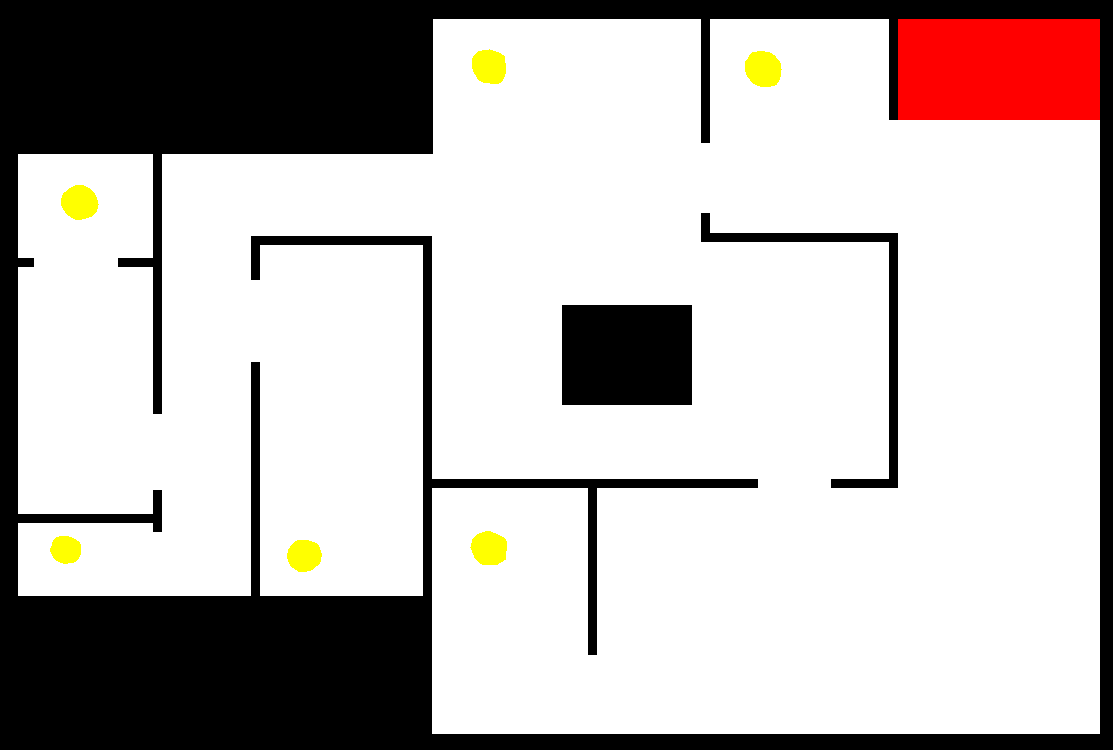
#> input picture map_data/map_medium_02_color.png, 1113 x 750 px, found by its file name
$ python image_to_map.py
#> lines starting #> are read from the running program, lines starting #| are printed output that depends on the picture; after the words box and inside, x2 and y2 are one past the last pixel; in counts of white or black regions, pixels touching at a corner belong together
#> in main, img is the input picture: shape (750, 1113, 3); mean B, G, R 182.9, 184.6, 190.8
### src/swarm_rescue/simulation/utils/utils.py
import math
from typing import Union

import numpy as np


# [180 lines left out: functions normalize_angle, sign, rad2deg, deg2rad, circular_mean, bresenham, not called in this run]


def circular_kernel(radius: int) -> np.ndarray:
    """
    Create a circular structuring element (filled disk) for image processing.

    The function cv2.getStructuringElement(cv2.MORPH_ELLIPSE, ...) of OpenCV is
    not satisfying because the result is not symmetrical...
    So here we use this code to do it. This was find here :
    https://stackoverflow.com/questions/8647024/how-to-apply-a-disc-shaped-mask-to-a-numpy-array
    :param radius:
    :return: circle structuring elements, that is, a filled circle inscribed
    into the rectangle Rect(0, 0, 2*radius + 1, 2*radius + 1)

    Args:
        radius (int): Radius of the disk.

    Returns:
        np.ndarray: Binary mask of the disk.
    """
    if not isinstance(radius, int) or radius <= 0:
        raise ValueError("Radius must be a positive integer.")

    kernel = np.zeros((2 * radius + 1, 2 * radius + 1), np.uint8)
    y, x = np.ogrid[-radius:radius + 1, -radius:radius + 1]
    mask = x ** 2 + y ** 2 <= radius ** 2
    kernel[mask] = 1
    return kernel


# [19 lines left out: function clamp, not called in this run]

### src/swarm_rescue/tools/image_to_map.py
import random
from typing import Tuple, List

import cv2
import numpy as np

from swarm_rescue.simulation.utils.utils import circular_kernel


class ImageToMap:
    """
    Converts an image to a map representation by extracting walls, boxes, people, and rescue center.

    Attributes:
        _img_src (np.ndarray): Source image.
        _img_src_walls (np.ndarray): Binary image for wall detection.
        _auto_resized (bool): Whether to auto-resize the map.
        height_map (int): Height of the map.
        width_map (int): Width of the map.
        factor (float): Scaling factor from image to map.
        lines (np.ndarray): List of detected wall segments.
        boxes (list): List of detected boxes.
    """

    _img_src: np.ndarray
    _img_src_walls: np.ndarray
    _auto_resized: bool
    height_map: int
    width_map: int
    factor: float
    lines: np.ndarray
    boxes: List[Tuple[int, int, int, int]]

    def __init__(self, image_source: np.ndarray, auto_resized: bool = True) -> None:
        """
        Initializes the ImageToMap object.

        Args:
            image_source (np.ndarray): The source image.
            auto_resized (bool): Whether to auto-resize the map.
        """
#> called with auto_resized = False
        self._img_src = image_source
        cv2.imshow("image_source", self._img_src)
        cv2.waitKey(0)

        img_hsv = cv2.cvtColor(self._img_src, cv2.COLOR_BGR2HSV)
#> img_hsv: shape (750, 1113, 3); mean H, S, V 0.2, 7.9, 190.8
        # lower bound and upper bound for all color except black
        lower_bound = (0, 0, 100)
        upper_bound = (180, 255, 255)
        # find the colors within the boundaries
        mask_walls = cv2.inRange(img_hsv, lower_bound, upper_bound)
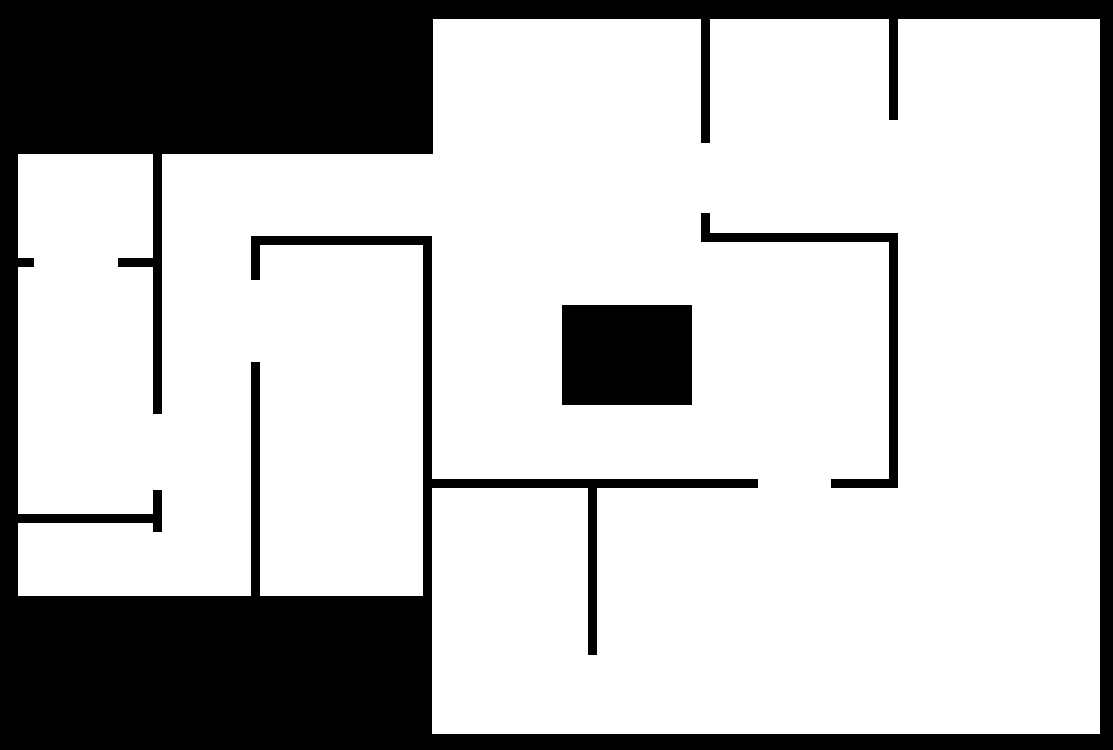
#> mask_walls: shape (750, 1113); 74.8% white; 3 black regions, box (x1, y1, x2, y2) and area: (0, 0, 1113, 750) 192340, (562, 305, 692, 405) 13000, (701, 213, 898, 488) 4689
        self._img_src_walls = cv2.bitwise_not(mask_walls)
        # cv2.imshow("mask_walls", self._img_src_bw)
        # cv2.waitKey(0)

        self._auto_resized = auto_resized

        self.height_map = 750
        self.width_map = 0
        self.factor = 1.0

        # To initialize lines as an empty NumPy array for detected line segments
        # (typically shape (0, 1, 4) for lines with 4 coordinates)
        self.lines = np.empty((0, 1, 4), dtype=np.float32)
        self.boxes: list[tuple[int, int, int, int]] = []

    def launch(self) -> None:
        """
        Runs the full image-to-map conversion process.
        """
        self.compute_dim()
        self.img_to_segments()
        self.img_to_boxes()
        self.write_lines_and_boxes()
        self.detect_people()
        self.detect_rescue_center()

    def detect_people(self) -> None:
        """
        Detects people (yellow blobs) in the map image and prints their positions.
        """
        # convert to hsv colorspace
        img_hsv = cv2.cvtColor(self._img_src, cv2.COLOR_BGR2HSV)

        # lower bound and upper bound for Yellow color (more centered on pure yellow RGB 255,255,0)
        # Use an HSV hue range that targets yellow; adjust if your drawing uses a different tint.
        lower_bound = (20, 100, 100)
        upper_bound = (30, 255, 255)
        # find the colors within the boundaries
        mask_people = cv2.inRange(img_hsv, lower_bound, upper_bound)

        # define kernel size
        kernel = np.ones((7, 7), np.uint8)

        # Remove unnecessary noise from mask
        mask_people = cv2.morphologyEx(mask_people, cv2.MORPH_CLOSE, kernel)
        mask_people = cv2.morphologyEx(mask_people, cv2.MORPH_OPEN, kernel)

        # Setup SimpleBlobDetector parameters.
        params = cv2.SimpleBlobDetector_Params()  # type: ignore[attr-defined]
        # Change thresholds
        params.filterByArea = True
        params.maxArea = 2000
        # Convexity = Area of the Blob / Area of its convex hull
        # (max = 1 for convex shape)
        params.filterByConvexity = True
        params.minConvexity = 0.75
        # Circularity = 4 pi * Area / (perimeter)²  (max = 1 for circle)
        params.filterByCircularity = True
        params.minCircularity = 0.75

        # Set up the detector with default parameters.
        detector = cv2.SimpleBlobDetector_create(params)  # type: ignore[attr-defined]

        if np.max(mask_people) != 0:
            scaled_mask_people = (255 -
                                  (mask_people.astype(np.float32) * 255 /
                                   np.max(mask_people)).astype(np.uint8))
            # Détection des blobs.
            keypoints = detector.detect(scaled_mask_people)
        else:
            keypoints = []

        print("Code to add in map_xxx.py:")
        txt_people_position = "\tself._wounded_persons_pos = ["
        for i, keyPoint in enumerate(keypoints):
            x = self.factor * keyPoint.pt[0] - self.width_map / 2
            y = self.height_map / 2 - self.factor * keyPoint.pt[1]
            txt_people_position += "({0:.0f},{1:.0f})".format(x, y)
            if i < len(keypoints) - 1:
                txt_people_position += ", "
        txt_people_position += "]"
        print(txt_people_position)

        # # Draw detected blobs as red circles.
        # # cv2.DRAW_MATCHES_FLAGS_DRAW_RICH_KEYPOINTS ensures the size of the
        # circle corresponds to the size of blob
        # mask_people_rbg = cv2.cvtColor(mask_people, cv2.COLOR_GRAY2RGB)
        # im_with_keypoints = cv2.drawKeypoints(mask_people_rbg, keypoints,
        # np.array([]), (0, 0, 255),
        #                                       cv2.DRAW_MATCHES_FLAGS_DRAW_RICH_KEYPOINTS)

        # Show keypoints
        # cv2.imshow("Keypoints", im_with_keypoints)
        # cv2.waitKey(0)

    def detect_rescue_center(self) -> None:
        """
        Detects the rescue center (red area) in the map image and prints its position and size.
        """
        # convert to hsv colorspace
        img_hsv = cv2.cvtColor(self._img_src, cv2.COLOR_BGR2HSV)

        # lower boundary RED color range values; Hue (0 - 10)
        lower1 = np.array([0, 100, 20])
        upper1 = np.array([10, 255, 255])

        # upper boundary RED color range values; Hue (160 - 180)
        lower2 = np.array([160, 100, 20])
        upper2 = np.array([179, 255, 255])

        lower_mask = cv2.inRange(img_hsv, lower1, upper1)
        upper_mask = cv2.inRange(img_hsv, lower2, upper2)

        mask_rescue_center = lower_mask + upper_mask

        # define kernel size
        kernel = np.ones((7, 7), np.uint8)

        # Remove unnecessary noise from mask
        mask_rescue_center = cv2.morphologyEx(mask_rescue_center,
                                              cv2.MORPH_CLOSE,
                                              kernel)
        mask_rescue_center = cv2.morphologyEx(mask_rescue_center,
                                              cv2.MORPH_OPEN,
                                              kernel)

        # find the contours
        contours, _ = cv2.findContours(mask_rescue_center,
                                       cv2.RETR_TREE,
                                       cv2.CHAIN_APPROX_SIMPLE)

        # take the first contour
        if contours:
            cnt = contours[0]

            # compute the bounding rectangle of the contour
            x_rec, y_rec, w_rec, h_rec = cv2.boundingRect(cnt)
            # [7 lines of commented-out code are left out]
            mask_rescue_center_rbg = cv2.cvtColor(mask_rescue_center,
                                                  cv2.COLOR_GRAY2RGB)
            mask_rescue_center_rbg = cv2.drawContours(mask_rescue_center_rbg,
                                                      [cnt],
                                                      0,
                                                      (0, 255, 255),
                                                      2)

            # draw the bounding rectangle
            mask_rescue_center_rbg = cv2.rectangle(mask_rescue_center_rbg,
                                                   (x_rec, y_rec),
                                                   (x_rec + w_rec, y_rec + h_rec),
                                                   (0, 255, 0), 2)

            # display the image with bounding rectangle drawn on it
            cv2.imshow("Bounding Rectangle", mask_rescue_center_rbg)
            cv2.waitKey(0)

            # self._rescue_center = RescueCenter(size=(90, 170))
            # self._rescue_center_pos = ((-505, -285), 0)

            print("Code to add in map_xxx.py:")
            x_rec *= self.factor
            y_rec *= self.factor
            h_rec *= self.factor
            w_rec *= self.factor
            x = x_rec + w_rec * 0.5 - self.width_map * 0.5
            y = self.height_map * 0.5 - (y_rec + h_rec * 0.5)
            txt_rescue1 = ("\tself._rescue_center = RescueCenter(size=({0:.0f}, "
                           "{1:.0f}))").format(w_rec, h_rec)
            txt_rescue2 = ("\tself._rescue_center_pos = (({0:.0f}, "
                           "{1:.0f}), 0)").format(x, y)
            print(txt_rescue1)
            print(txt_rescue2)

    def compute_dim(self) -> None:
        """
        Computes the dimensions and scaling factor for the map based on the source image.
        """
        self.height_map = 750

        src_height = self._img_src_walls.shape[0]
        if src_height == 0:
            raise ValueError(
                "The source image has no rows, so its height cannot be used "
                "to compute the map scale. Check the image passed to "
                "img_path: the wall detection step produced an empty image."
            )

        print("original dim map: ({}, {})"
              .format(self._img_src_walls.shape[1],
                      src_height))
#| original dim map: (1113, 750)
        print("auto_resized = {}".format(self._auto_resized))

        self.factor = self.height_map / src_height
        if not self._auto_resized:
            self.factor = 1.0
            self.height_map = src_height
        self.width_map = int(round(self.factor * self._img_src_walls.shape[1]))
        print("Used dim map: ({}, {}) with factor {}"
              .format(self.width_map, self.height_map, self.factor))
#| Used dim map: (1113, 750) with factor 1.0

        print("Code to add in map_xxx.py:")
        print("\tself._size_area = ({0:.0f},{1:.0f})"
              .format(self.width_map, self.height_map))
#| 	self._size_area = (1113,750)

    def img_to_segments(self) -> None:
        """
        Detects wall segments in the image and aligns them.
        """
        fld = cv2.ximgproc.createFastLineDetector(canny_aperture_size=7,
                                                  do_merge=True)
        # size_kernel = 9
        # kernel = np.ones((size_kernel, size_kernel), np.uint8)
        radius_kernel = 4
        kernel = circular_kernel(radius_kernel)
        img_erode = cv2.erode(self._img_src_walls, kernel, iterations=1)
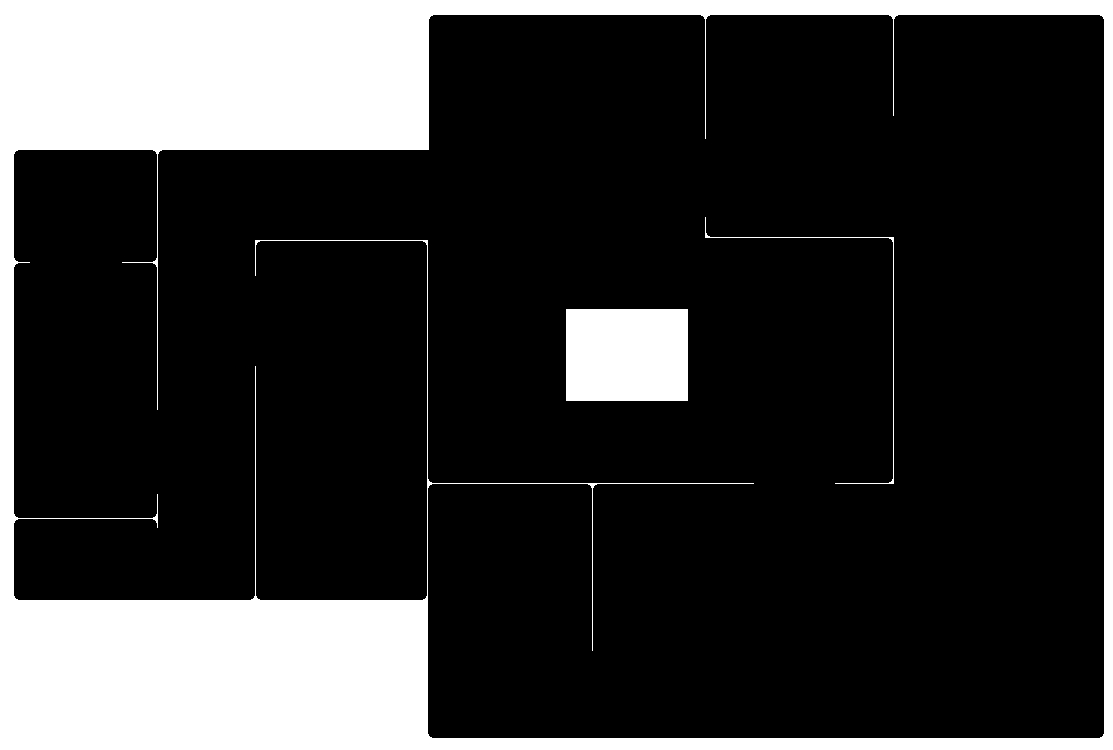
#> img_erode: shape (750, 1113); 20.8% white; 3 white regions, box (x1, y1, x2, y2) and area: (0, 0, 1113, 750) 162076, (566, 309, 688, 401) 11224, (705, 217, 894, 484) 537
        cv2.imshow("img_erode", img_erode)

        self.lines = fld.detect(img_erode)
#> self.lines = 46 rows, first 6: [427.8, 149, 428.3, 15.99], [162, 149, 425, 149], [154, 260.7, 121, 261.4], [437, 13.84, 1100, 14.2], [1103, 16, 1103, 736], [704, 18, 704, 139]
#> (the rest of the program and of its run is left out)
